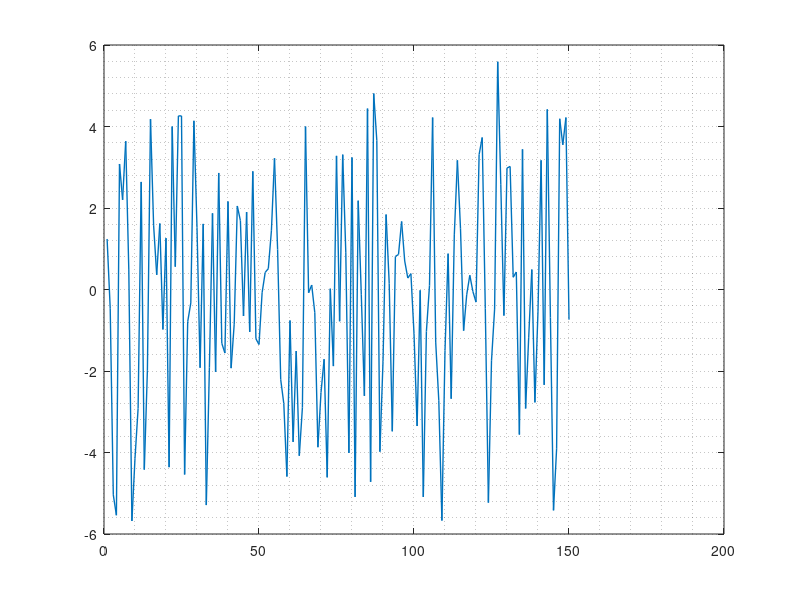

MATLAB code to generate this figure: (Note: this script raises an error after producing the figure.)
clear; clc; close all;

load total_time_diff_RXdone.mat

figure

plot(total_time_diff_array*1000000,'lineWidth',1)
grid minor; 
ax=gca; ax.FontSize = 16;
title('Difference in time of RXdone interrupt for 2 LoRa modules receiving the same TX signal','fontSize',24)
xlabel('sample number, n','fontSize',18)
ylabel('Time, \mus','fontSize',18)
legend('measured time difference between 2 Lora Modules','fontSize',12)


RX_int_mean = mean(total_time_diff_array)
RX_int_stddev = std(total_time_diff_array)
RX_int_median = median(total_time_diff_array)
max_time_diff = max(total_time_diff_array)
min_time_diff = min(total_time_diff_array)

% [H95,P95,CI95] = ztest(total_time_diff_array,RX_int_mean,RX_int_stddev,0.05)
% [H97,P97,CI97] = ztest(total_time_diff_array,RX_int_mean,RX_int_stddev,0.03)
% [H99,P99,CI99] = ztest(total_time_diff_array,RX_int_mean,RX_int_stddev,0.01)

thres_3 = normcdf(3,-0.18,2.7966)-normcdf(-3,-0.18,2.7966)
thres_3p5 = normcdf(3.5,-0.18,2.7966)-normcdf(-3.5,-0.18,2.7966)
thres_4 = normcdf(4,-0.18,2.7966)-normcdf(-4,-0.18,2.7966)
thres_4p5 = normcdf(4.5,-0.18,2.7966)-normcdf(-4.5,-0.18,2.7966)
thres_5 = normcdf(5,-0.18,2.7966)-normcdf(-5,-0.18,2.7966)
thres_5 = normcdf(5.5-0.18,2.7966)-normcdf(-5.5,-0.18,2.7966)
thres_6 = normcdf(6,-0.18,2.7966)-normcdf(-6,-0.18,2.7966)

abs_RX_int_mean = mean(abs(total_time_diff_array))
abs_RX_int_stddev = std(abs(total_time_diff_array))
abs_RX_int_median = median(abs(total_time_diff_array))
